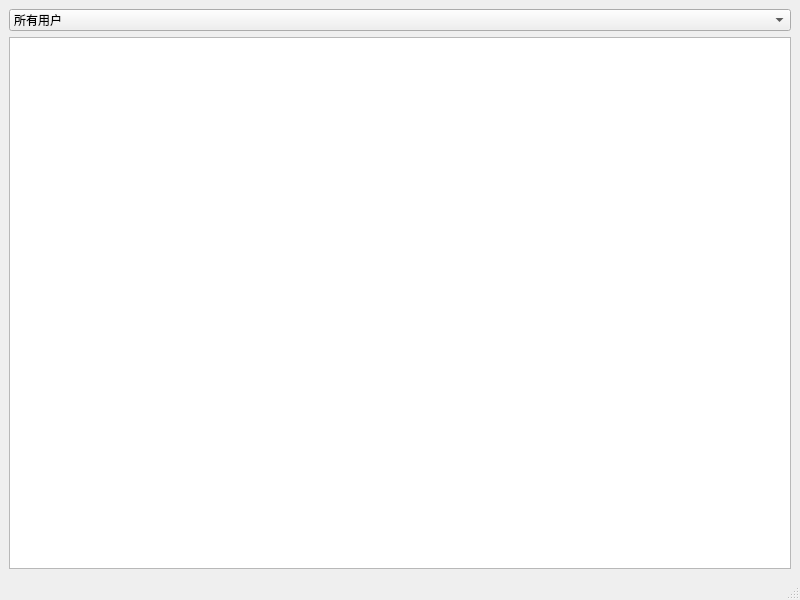
<?xml version="1.0" encoding="UTF-8"?>
<ui version="4.0">
 <class>Manager</class>
 <widget class="QMainWindow" name="Manager">
  <property name="geometry">
   <rect>
    <x>0</x>
    <y>0</y>
    <width>800</width>
    <height>600</height>
   </rect>
  </property>
  <property name="windowTitle">
   <string>管理员客户端</string>
  </property>
  <widget class="QWidget" name="centralwidget">
   <layout class="QVBoxLayout" name="verticalLayout">
    <item>
     <widget class="QComboBox" name="comboBox">
      <item>
       <property name="text">
        <string>所有用户</string>
       </property>
      </item>
      <item>
       <property name="text">
        <string>医生</string>
       </property>
      </item>
      <item>
       <property name="text">
        <string>病患</string>
       </property>
      </item>
     </widget>
    </item>
    <item>
     <widget class="QListWidget" name="UserList"/>
    </item>
   </layout>
  </widget>
  <widget class="QMenuBar" name="menubar">
   <property name="geometry">
    <rect>
     <x>0</x>
     <y>0</y>
     <width>800</width>
     <height>28</height>
    </rect>
   </property>
  </widget>
  <widget class="QStatusBar" name="statusbar"/>
 </widget>
 <resources/>
 <connections/>
</ui>
